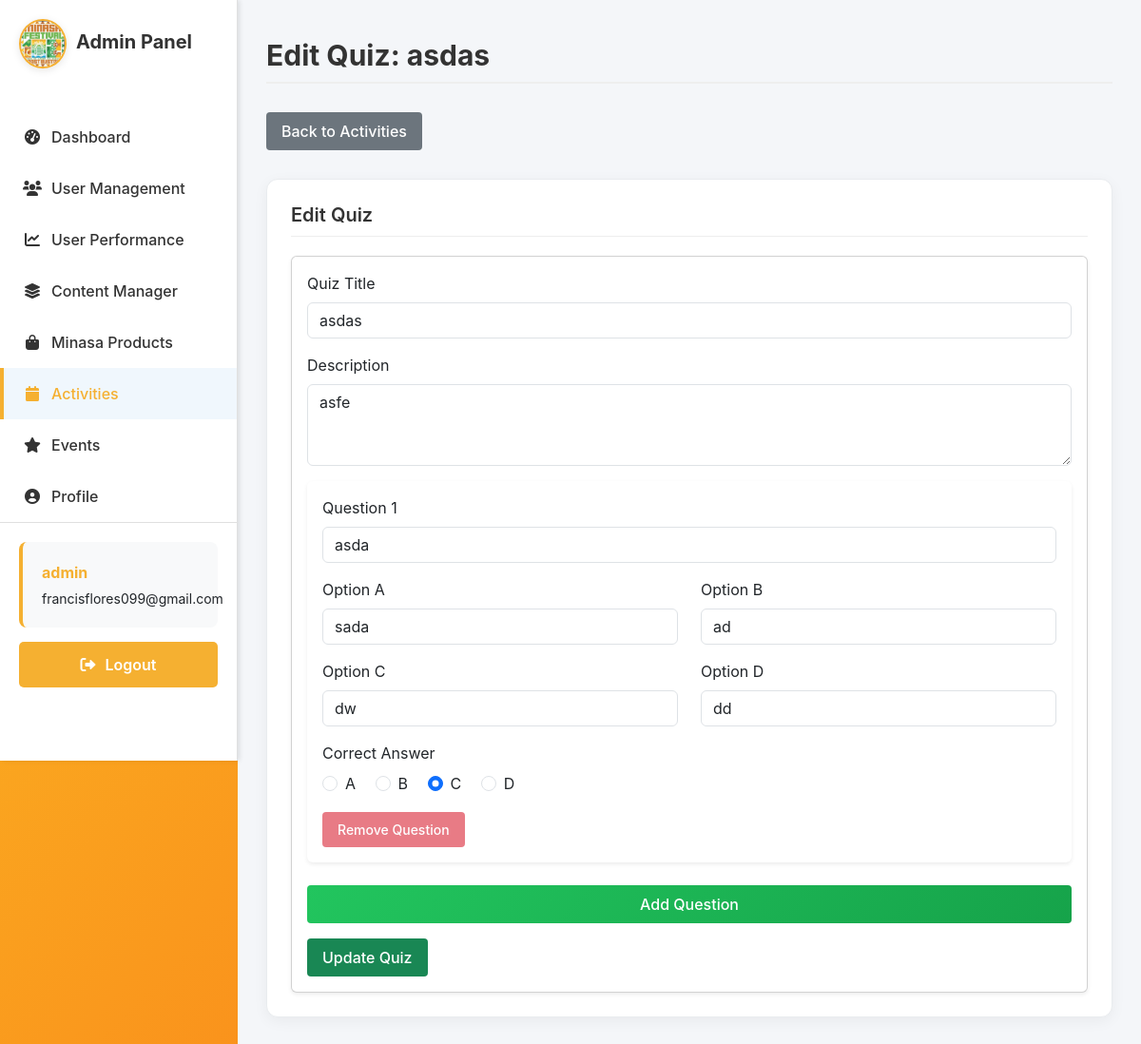
Screenshot of /users/quiz/5/edit/ (signed in) with the database file from the repository.
### sections/models.py (models this page shows, shortened)
class Quiz(models.Model):
    title = models.CharField(max_length=200)
    description = models.TextField(blank=True, null=True)
    created_by = models.ForeignKey(User, on_delete=models.CASCADE)
    created_at = models.DateTimeField(auto_now_add=True)
    updated_at = models.DateTimeField(auto_now=True)
    class Meta:
        verbose_name = "Quiz"
        verbose_name_plural = "Quizzes"
        ordering = ['-created_at']

class Question(models.Model):
    quiz = models.ForeignKey(Quiz, on_delete=models.CASCADE, related_name='questions')
    text = models.TextField()
    order = models.PositiveIntegerField(default=0)
    class Meta:
        ordering = ['order']

class Answer(models.Model):
    question = models.ForeignKey(Question, on_delete=models.CASCADE, related_name='answers')
    text = models.CharField(max_length=500)
    is_correct = models.BooleanField(default=False)

### sections/views.py (the view, shortened to what this page needs)
# urls.py: path('quiz/<int:quiz_id>/edit/', views.quiz_edit, name='quiz-edit'),
@login_required
def quiz_edit(request, quiz_id):
    if request.user.username == 'admin' or request.user.is_superuser:
        quiz = get_object_or_404(Quiz, id=quiz_id)
        questions = quiz.questions.all().order_by('order')
        questions_data = []
        for question in questions:
            answers = question.answers.all()
            answer_dict = {}
            correct_answer = None
            for answer in answers:
                if answer.is_correct:
                    correct_answer = 'A' if answer.text == answers[0].text else 'B' if answer.text == answers[1].text else 'C' if answer.text == answers[2].text else 'D'
                if len(answers) > 0 and answer == answers[0]:
                    answer_dict['A'] = answer.text
                elif len(answers) > 1 and answer == answers[1]:
                    answer_dict['B'] = answer.text
                elif len(answers) > 2 and answer == answers[2]:
                    answer_dict['C'] = answer.text
                elif len(answers) > 3 and answer == answers[3]:
                    answer_dict['D'] = answer.text
            questions_data.append({
                'text': question.text,
                'answers': answer_dict,
                'correct': correct_answer
            })
        context = {
            'quiz': quiz,
            'questions_data': questions_data,
        }
        return render(request, 'adminpage/quiz_edit.html', context)
    return redirect('home')

### sections/templates/adminpage/quiz_edit.html (shortened to what this page needs)
{% extends "users/base.html" %}
{% load static %}
{% block content %}
<link rel="stylesheet" href="{% static 'css/adminside.css' %}">
<div class="admin-sidebar">
    <div class="sidebar-header">
        <div class="logo-container">
            <img src="/media/images/logo.png" alt="Minasa Festival Logo" style="max-width: 80px; height: auto;" />
        </div>
        <h2>Admin Panel</h2>
    </div>
    <ul class="admin-nav">
        <li><a href="{% url 'adminpage-admin-dashboard' %}"><i class="fas fa-tachometer-alt"></i> Dashboard</a></li>
        <li><a href="{% url 'adminpage-user-management' %}"><i class="fas fa-users"></i> User Management</a></li>
                <li><a href="{% url 'adminpage-user-performance' %}"><i class="fas fa-chart-line"></i> User Performance</a></li>
        <li><a href="{% url 'adminpage-content-manager' %}"><i class="fas fa-layer-group"></i> Content Manager</a></li>
        <li><a href="{% url 'adminpage-minasa-products' %}"><i class="fas fa-shopping-bag"></i> Minasa Products</a></li>
        <li><a href="#" class="active"><i class="fas fa-calendar"></i> Activities</a></li>
        <li><a href="{% url 'adminpage-festival-calendar' %}"><i class="fas fa-star"></i> Events</a></li>
               <li><a href="{% url 'adminpage-admin-profile' %}"><i class="fas fa-user-circle"></i> Profile</a></li>
    </ul>
    <div class="admin-actions">
        <div class="admin-user-info">
            <p><strong>{{ user.username }}</strong></p>
            <p>{{ user.email|default:"No email" }}</p>
        </div>
        <form method="post" action="{% url 'logout' %}">
            <button type="submit" class="btn-logout"><i class="fas fa-sign-out-alt"></i> Logout</button>
        </form>
    </div>
</div>
<div class="admin-content">
    <div class="admin-header">
        <h1>Edit Quiz: {{ quiz.title }}</h1>
        <a href="{% url 'adminpage-activities' %}" class="btn btn-secondary">Back to Activities</a>
    </div>
    <div class="admin-panels">
        <section class="panel">
            <h2>Edit Quiz</h2>
            <div class="card shadow-sm">
                <div class="card-body">
                    <form id="editQuizForm" method="post" action="{% url 'quiz-edit' quiz.id %}">
                        <div class="mb-3">
                            <label for="quizTitle" class="form-label">Quiz Title</label>
                            <input type="text" class="form-control" id="quizTitle" name="quiz_title" value="{{ quiz.title }}" placeholder="Enter quiz title" required>
                        </div>
                        <div class="mb-3">
                            <label for="quizDescription" class="form-label">Description</label>
                            <textarea class="form-control" id="quizDescription" name="quiz_description" rows="3" placeholder="Enter quiz description">{{ quiz.description|default:"" }}</textarea>
                        </div>
                        <div id="questionsContainer">
                            {% for question_data in questions_data %}
                                <div class="question-card card mb-3 border-0 shadow-sm">
                                    <div class="card-body">
                                        <div class="mb-3">
                                            <label class="form-label">Question {{ forloop.counter }}</label>
                                            <input type="text" class="form-control" name="question_text" value="{{ question_data.text }}" placeholder="Enter question text" required>
                                        </div>
                                        <div class="row">
                                            <div class="col-md-6 mb-3">
                                                <label class="form-label">Option A</label>
                                                <input type="text" class="form-control" name="option_a_{{ forloop.counter0 }}" value="{{ question_data.answers.A|default:'' }}" placeholder="Enter option A" required>
                                            </div>
                                            <div class="col-md-6 mb-3">
                                                <label class="form-label">Option B</label>
                                                <input type="text" class="form-control" name="option_b_{{ forloop.counter0 }}" value="{{ question_data.answers.B|default:'' }}" placeholder="Enter option B" required>
                                            </div>
                                        </div>
                                        <div class="row">
                                            <div class="col-md-6 mb-3">
                                                <label class="form-label">Option C</label>
                                                <input type="text" class="form-control" name="option_c_{{ forloop.counter0 }}" value="{{ question_data.answers.C|default:'' }}" placeholder="Enter option C" required>
                                            </div>
                                            <div class="col-md-6 mb-3">
                                                <label class="form-label">Option D</label>
                                                <input type="text" class="form-control" name="option_d_{{ forloop.counter0 }}" value="{{ question_data.answers.D|default:'' }}" placeholder="Enter option D" required>
                                            </div>
                                        </div>
                                        <div class="mb-3">
                                            <label class="form-label">Correct Answer</label><br>
                                            <div class="form-check form-check-inline">
                                                <input class="form-check-input" type="radio" name="correct_answer_{{ forloop.counter0 }}" value="A" {% if question_data.correct == 'A' %}checked{% endif %} required>
                                                <label class="form-check-label">A</label>
                                            </div>
                                            <div class="form-check form-check-inline">
                                                <input class="form-check-input" type="radio" name="correct_answer_{{ forloop.counter0 }}" value="B" {% if question_data.correct == 'B' %}checked{% endif %}>
                                                <label class="form-check-label">B</label>
                                            </div>
                                            <div class="form-check form-check-inline">
                                                <input class="form-check-input" type="radio" name="correct_answer_{{ forloop.counter0 }}" value="C" {% if question_data.correct == 'C' %}checked{% endif %}>
                                                <label class="form-check-label">C</label>
                                            </div>
                                            <div class="form-check form-check-inline">
                                                <input class="form-check-input" type="radio" name="correct_answer_{{ forloop.counter0 }}" value="D" {% if question_data.correct == 'D' %}checked{% endif %}>
                                                <label class="form-check-label">D</label>
                                            </div>
                                        </div>
                                        <button type="button" class="btn btn-danger btn-sm removeQuestionBtn" {% if forloop.counter == 1 %}disabled{% endif %}>Remove Question</button>
                                    </div>
                                </div>
                            {% endfor %}
                        </div>
                        <button type="button" class="btn btn-primary" id="addQuestionBtn">Add Question</button>
                        <button type="submit" class="btn btn-success mt-3">Update Quiz</button>
                    </form>
                </div>
            </div>
        </section>
    </div>
</div>
{% endblock %}

### minasaelearning/static/css/auth.css (style rules this page uses)
body { background: linear-gradient(135deg, #fbbf24 0%, #f97316 100%); min-height: 100vh; display: flex; align-items: center; justify-content: center; padding: 1rem; background-attachment: fixed; font-family: -apple-system, BlinkMacSystemFont, 'Segoe UI', Roboto, Oxygen, Ubuntu, Cantarell, sans-serif; }
.btn-primary { width: 100%; padding: 0.875rem; font-size: 1rem; font-weight: 600; color: white; background: linear-gradient(135deg, #22c55e 0%, #16a34a 100%); border: none; border-radius: 8px; cursor: pointer; transition: all 0.3s ease; margin-top: 0.5rem; }
.btn { padding: 0.5rem 1rem; border: none; border-radius: 4px; cursor: pointer; font-weight: 500; }

### minasaelearning/static/css/adminside.css (style rules this page uses)
.admin-sidebar { width: 250px; background-color: #fff; height: 100vh; position: fixed; left: 0; top: 0; padding: 20px 0; display: flex; flex-direction: column; border-right: 1px solid #e0e0e0; box-shadow: 2px 0 5px rgba(0,0,0,0.1); z-index: 900; }
.sidebar-header { padding: 0 20px; margin-bottom: 30px; display: flex; align-items: center; }
.sidebar-header img { width: 50px; height: 50px; margin-right: 10px; border-radius: 50%; border: 2px solid #f5b031; object-fit: cover; }
.sidebar-header h2 { color: #f5b031; font-size: 20px; margin: 0; font-weight: 700; margin: 0 0 20px 0; color: #333; }
.admin-nav { list-style: none; padding: 0; margin: 0; flex-grow: 1; }
.admin-nav li { padding: 0; }
.admin-nav a { display: flex; align-items: center; padding: 15px 20px; color: #333; text-decoration: none; transition: background-color 0.3s, color 0.3s; border-left: 4px solid transparent; font-weight: 500; }
.admin-nav a:hover, .admin-nav a.active { background-color: #f0f7fd; color: #f5b031; border-left: 4px solid #f5b031; }
.admin-nav i { margin-right: 10px; width: 20px; text-align: center; }
.admin-actions { margin-top: auto; margin-bottom: 50px; padding: 20px; border-top: 1px solid #e0e0e0; }
.btn-logout { display: flex; align-items: center; justify-content: center; padding: 12px 20px; color: #fff; text-decoration: none; background-color: #f5b031; border: none; border-radius: 5px; font-weight: 600; transition: background-color 0.3s; cursor: pointer; width: 100%; }
.btn-logout i { margin-right: 10px; }
.admin-content { margin-left: 250px; padding: 30px; width: calc(100% - 250px); background-color: #f4f6f9; min-height: 100vh; box-sizing: border-box; }
.admin-content h1 { color: #333; margin-bottom: 30px; margin-top: 10px; font-size: 30px; font-weight: 700; border-bottom: 2px solid #eee; padding-bottom: 10px; }
.admin-panels { margin-top: 30px; }
.panel { background: #ffffff; padding: 25px; border-radius: 12px; box-shadow: 0 4px 15px rgba(0, 0, 0, 0.05); border: 1px solid #e9ecef; margin-bottom: 30px; }
.panel h2 { margin: 0 0 20px 0; color: #333; font-size: 20px; font-weight: 600; border-bottom: 1px solid #eee; padding-bottom: 10px; }
.admin-user-info { padding: 15px 20px; margin-bottom: 15px; background-color: #f8f9fa; border-radius: 8px; border-left: 4px solid #f5b031; }
.admin-user-info p { margin: 5px 0; font-size: 14px; }
.admin-user-info p strong { color: #f5b031; font-size: 16px; }

### sections/templates/adminpage/quiz_edit.html (style rules this page uses)
body { background-color: #f4f6f9 !important; margin: 0; padding: 0; }
.logo-container { display: flex; justify-content: center; align-items: center; margin-bottom: 15px; }
.logo-container img { border-radius: 8px; box-shadow: 0 2px 8px rgba(0,0,0,0.1); transition: transform 0.3s ease; }

### rows the page displays
Quiz: title "asdas", quiz_title "asdas", quiz_description "asfe"
Question: question_text "asda"
Answer: option_a_0 "sada"
Answer: option_b_0 "ad"
Answer: option_c_0 "dw"
Answer: option_d_0 "dd"

### other values shown
{{ user.username }} "admin"
{{ user.email|default:"No email" }} "francisflores099@gmail.com"
